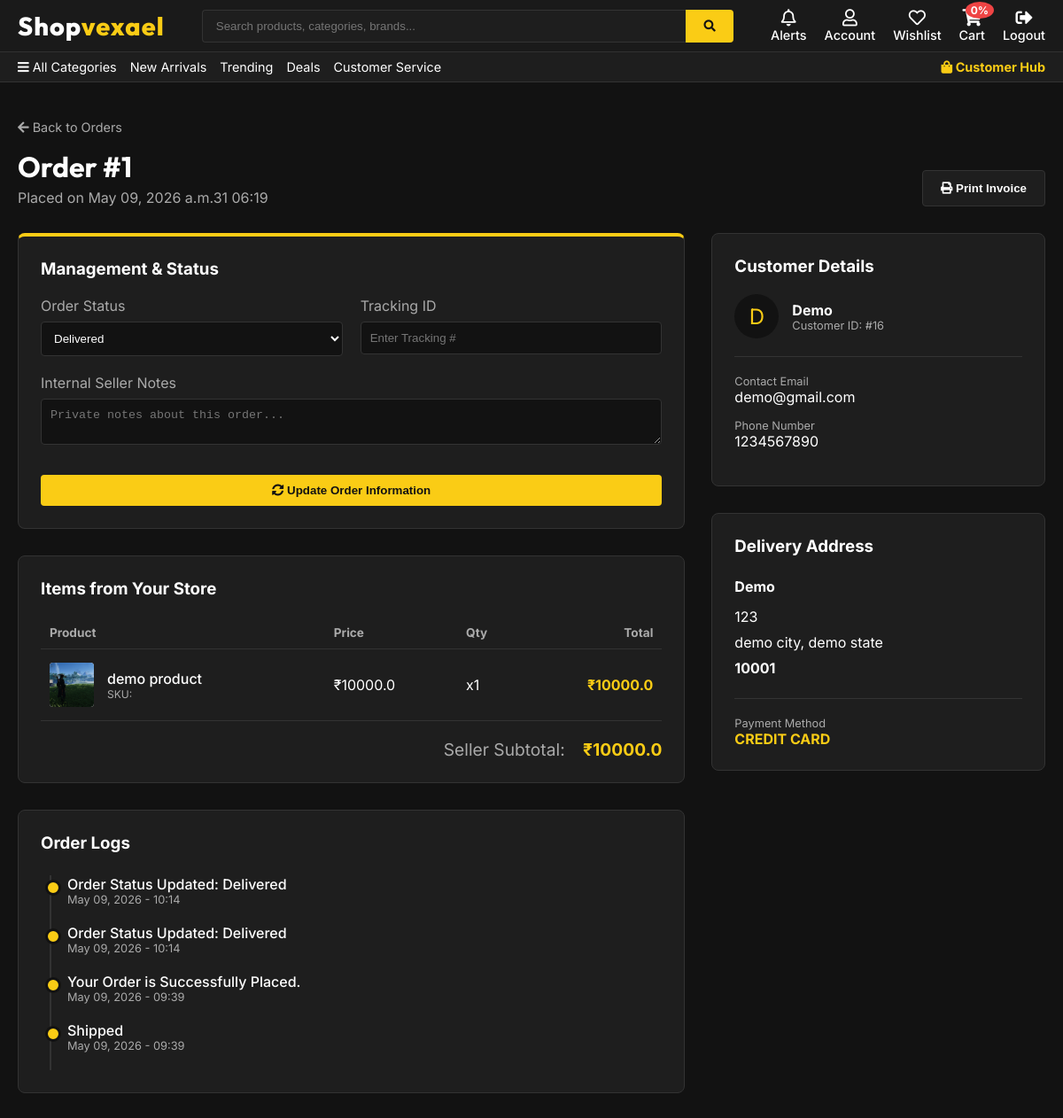
The app's page /seller_order_details/1/ (signed in) with its own data.
### shop/models.py (models this page shows, shortened)
class Order(models.Model):
    STATUS_CHOICES = (
        ('Pending', 'Pending'),
        ('Confirmed', 'Confirmed'),
        ('Packed', 'Packed'),
        ('Shipped', 'Shipped'),
        ('Out for Delivery', 'Out for Delivery'),
        ('Delivered', 'Delivered'),
        ('Cancelled', 'Cancelled'),
        ('Returned', 'Returned'),
        ('Refunded', 'Refunded'),
    )
    customer = models.ForeignKey(Customer, on_delete=models.SET_NULL, null=True)
    date_ordered = models.DateTimeField(default=now)
    complete = models.BooleanField(default=False)
    status = models.CharField(max_length=20, choices=STATUS_CHOICES, default='Pending')
    tracking_number = models.CharField(max_length=100, null=True, blank=True)
    seller_notes = models.TextField(null=True, blank=True)
    coupon_applied = models.ForeignKey(Coupon, on_delete=models.SET_NULL, null=True, blank=True)

class OrderItem(models.Model):
    product = models.ForeignKey(Product, on_delete=models.SET_NULL, null=True)
    variant = models.ForeignKey(ProductVariant, on_delete=models.SET_NULL, null=True, blank=True)
    order = models.ForeignKey(Order, on_delete=models.SET_NULL, null=True)
    quantity = models.IntegerField(default=0)
    date_added = models.DateTimeField(default=now)
    @property
    def get_total(self):
        base_price = self.product.final_price
        if self.variant:
            base_price += self.variant.additional_price
        return base_price * self.quantity

class Product(models.Model):
    name = models.CharField(max_length=255)
    seller = models.ForeignKey(Seller, on_delete=models.SET_NULL, null=True, blank=True)
    category = models.ForeignKey(Category, on_delete=models.SET_NULL, null=True, blank=True)
    subcategory = models.ForeignKey(SubCategory, on_delete=models.SET_NULL, null=True, blank=True)
    brand = models.ForeignKey(Brand, on_delete=models.SET_NULL, null=True, blank=True)
    price = models.FloatField()
    discount_price = models.FloatField(null=True, blank=True)
    offer_percentage = models.FloatField(default=0.0)
    short_description = models.TextField(null=True, blank=True)
    description = models.TextField(null=True, blank=True)
    image = models.ImageField(upload_to="products/", default="")
    stock = models.IntegerField(default=10)
    sku = models.CharField(max_length=100, unique=True, null=True, blank=True)
    barcode = models.CharField(max_length=100, null=True, blank=True)
    warranty_info = models.CharField(max_length=200, null=True, blank=True)
    delivery_time = models.CharField(max_length=100, null=True, blank=True)
    return_policy = models.CharField(max_length=200, null=True, blank=True)
    tags = models.CharField(max_length=500, null=True, blank=True)  # Comma separated
    weight = models.CharField(max_length=50, null=True, blank=True)
    dimensions = models.CharField(max_length=100, null=True, blank=True)
    country_of_origin = models.CharField(max_length=100, null=True, blank=True)
    views_count = models.IntegerField(default=0)
    date_added = models.DateTimeField(default=now)
    is_trending = models.BooleanField(default=False)
    is_featured = models.BooleanField(default=False)
    is_bestseller = models.BooleanField(default=False)
    is_deleted = models.BooleanField(default=False)
    @property
    def final_price(self):
        if self.discount_price:
            return self.discount_price
        return self.price

class UpdateOrder(models.Model):
    order_id = models.ForeignKey(Order, on_delete=models.CASCADE)
    desc = models.CharField(max_length=500)
    datetime = models.DateTimeField(default=now)

class Customer(models.Model):
    user = models.OneToOneField(User, on_delete=models.CASCADE)
    name = models.CharField(max_length=100)
    email = models.CharField(max_length=100)
    phone_number = models.CharField(max_length=15, null=True, blank=True)

class CheckoutDetail(models.Model):
    customer = models.ForeignKey(Customer, on_delete=models.SET_NULL, null=True)
    order = models.ForeignKey(Order, on_delete=models.SET_NULL, null=True)
    phone_number = models.CharField(max_length=15, blank=True, null=True)
    total_amount = models.CharField(max_length=10, blank=True, null=True)
    address = models.CharField(max_length=300)
    city = models.CharField(max_length=100)
    state = models.CharField(max_length=100)
    zipcode = models.CharField(max_length=100)
    payment = models.CharField(max_length=100, blank=True)
    date_added = models.DateTimeField(default=now)

### shop/views.py (the view)
# urls.py: path("seller_order_details/<int:order_id>/", views.seller_order_details, name="seller_order_details"),
@seller_required
def seller_order_details(request, order_id):
    seller = Seller.objects.get(user=request.user)
    order = get_object_or_404(Order, id=order_id)
    items = OrderItem.objects.filter(order=order, product__seller=seller)
    seller_total = sum([item.get_total for item in items])
    shipping = CheckoutDetail.objects.filter(order=order).first()
    tracking_history = UpdateOrder.objects.filter(order_id=order).order_by('-datetime')
    context = {
        'order': order, 'items': items, 'seller_total': seller_total,
        'shipping': shipping, 'tracking_history': tracking_history, 'seller': seller
    }
    return render(request, 'seller_order_details.html', context)

### shop/views.py (called while the page is built)
def seller_required(f):
    @wraps(f)
    def wrap(request, *args, **kwargs):
        if not request.user.is_authenticated:
            return redirect('/login/')
        if not Seller.objects.filter(user=request.user).exists():
            return redirect('/seller_signup/')
        return f(request, *args, **kwargs)
    return wrap

### shop/templates/seller_order_details.html (shortened to what this page needs)
{% extends 'base.html' %}
{% load static %}
{% block body %}
<div style="padding: 40px 20px; max-width: 1200px; margin: 0 auto;">
    <div style="margin-bottom: 30px;">
        <a href="/seller_orders/" style="color: var(--text-secondary); text-decoration: none; font-size: 0.9rem;"><i class="fas fa-arrow-left"></i> Back to Orders</a>
        <div style="display: flex; justify-content: space-between; align-items: flex-end; margin-top: 15px;">
            <div>
                <h1 style="margin: 0; font-family: 'Outfit', sans-serif;">Order #{{ order.id }}</h1>
                <p style="color: var(--text-secondary); margin: 5px 0 0;">Placed on {{ order.date_ordered|date:"M d, Y at H:i" }}</p>
            </div>
            <div style="display: flex; gap: 10px;">
                <button onclick="window.print()" class="btn-primary" style="width: auto; padding: 12px 20px; background: var(--bg-card); border: 1px solid var(--border-color); color: var(--text-primary);"><i class="fas fa-print"></i> Print Invoice</button>
            </div>
        </div>
    </div>
    <div style="display: grid; grid-template-columns: 2fr 1fr; gap: 30px;">
        <div>
            <div class="product-card" style="padding: 25px; margin-bottom: 30px; border-top: 4px solid var(--accent-gold);">
                <h3 style="margin-top: 0; margin-bottom: 20px;">Management & Status</h3>
                <div style="display: grid; grid-template-columns: 1fr 1fr; gap: 20px;">
                    <div class="form-group">
                        <label>Order Status</label>
                        <select id="order-status-select" class="form-control">
                            {% for code, label in order.STATUS_CHOICES %}
                            <option value="{{ code }}" {% if order.status == code %}selected{% endif %}>{{ label }}</option>
                            {% endfor %}
                        </select>
                    </div>
                    <div class="form-group">
                        <label>Tracking ID</label>
                        <input type="text" id="tracking-id-input" class="form-control" placeholder="Enter Tracking #" value="{{ order.tracking_number|default:'' }}">
                    </div>
                </div>
                <div class="form-group">
                    <label>Internal Seller Notes</label>
                    <textarea id="seller-notes-input" class="form-control" rows="2" placeholder="Private notes about this order...">{{ order.seller_notes|default:'' }}</textarea>
                </div>
                <button id="update-order-btn" class="btn-primary" style="margin-top: 10px;"><i class="fas fa-sync-alt"></i> Update Order Information</button>
            </div>
            <div class="product-card" style="padding: 25px; margin-bottom: 30px;">
                <h3 style="margin-top: 0; margin-bottom: 20px;">Items from Your Store</h3>
                <table style="width: 100%; border-collapse: collapse;">
                    <thead>
                        <tr style="text-align: left; border-bottom: 1px solid var(--border-color); color: var(--text-secondary); font-size: 0.85rem;">
                            <th style="padding: 10px;">Product</th>
                            <th style="padding: 10px;">Price</th>
                            <th style="padding: 10px;">Qty</th>
                            <th style="padding: 10px; text-align: right;">Total</th>
                        </tr>
                    </thead>
                    <tbody>
                        {% for item in items %}
                        <tr style="border-bottom: 1px solid var(--border-color);">
                            <td style="padding: 15px 10px;">
                                <div style="display: flex; align-items: center; gap: 15px;">
                                    <img src="{{ item.product.image.url }}" style="width: 50px; height: 50px; object-fit: cover; border-radius: 4px; background: white;">
                                    <div>
                                        <div style="font-weight: 500;">{{ item.product.name }}</div>
                                        <div style="font-size: 0.75rem; color: var(--text-secondary);">SKU: {{ item.product.sku }}</div>
                                    </div>
                                </div>
                            </td>
                            <td style="padding: 15px 10px;">₹{{ item.product.final_price }}</td>
                            <td style="padding: 15px 10px;">x{{ item.quantity }}</td>
                            <td style="padding: 15px 10px; text-align: right; font-weight: bold; color: var(--accent-gold);">₹{{ item.get_total }}</td>
                        </tr>
                        {% endfor %}
                    </tbody>
                </table>
                <div style="text-align: right; margin-top: 20px; font-size: 1.2rem;">
                    <span style="color: var(--text-secondary);">Seller Subtotal:</span>
                    <span style="font-weight: bold; color: var(--accent-gold); margin-left: 15px;">₹{{ seller_total }}</span>
                </div>
            </div>
            <div class="product-card" style="padding: 25px;">
                <h3 style="margin-top: 0; margin-bottom: 25px;">Order Logs</h3>
                <div style="position: relative; padding-left: 30px;">
                    <div style="position: absolute; left: 10px; top: 0; bottom: 0; width: 2px; background: var(--border-color);"></div>
                    {% for update in tracking_history %}
                    <div style="position: relative; margin-bottom: 20px;" class="animate-fade">
                        <div style="position: absolute; left: -25px; top: 5px; width: 12px; height: 12px; background: var(--accent-gold); border-radius: 50%; border: 3px solid var(--bg-dark);"></div>
                        <div style="font-weight: 500;">{{ update.desc }}</div>
                        <div style="font-size: 0.8rem; color: var(--text-secondary);">{{ update.datetime|date:"M d, Y - H:i" }}</div>
                    </div>
                    {% endfor %}
                </div>
            </div>
        </div>
        <div>
            <div class="product-card" style="padding: 25px; margin-bottom: 30px;">
                <h3 style="margin-top: 0; margin-bottom: 20px;">Customer Details</h3>
                <div style="display: flex; align-items: center; gap: 15px; margin-bottom: 20px; padding-bottom: 20px; border-bottom: 1px solid var(--border-color);">
                    <div style="width: 50px; height: 50px; background: var(--bg-dark); border-radius: 50%; display: flex; align-items: center; justify-content: center; font-size: 1.5rem; color: var(--accent-gold);">
                        {{ order.customer.name|slice:":1"|upper }}
                    </div>
                    <div>
                        <div style="font-weight: bold;">{{ order.customer.name }}</div>
                        <div style="font-size: 0.8rem; color: var(--text-secondary);">Customer ID: #{{ order.customer.id }}</div>
                    </div>
                </div>
                <div style="margin-bottom: 15px;">
                    <div style="color: var(--text-secondary); font-size: 0.8rem;">Contact Email</div>
                    <div style="word-break: break-all;">{{ order.customer.email }}</div>
                </div>
                <div style="margin-bottom: 15px;">
                    <div style="color: var(--text-secondary); font-size: 0.8rem;">Phone Number</div>
                    <div>{{ order.customer.phone_number|default:"Not Provided" }}</div>
                </div>
            </div>
            <div class="product-card" style="padding: 25px;">
                <h3 style="margin-top: 0; margin-bottom: 20px;">Delivery Address</h3>
                {% if shipping %}
                <div style="line-height: 1.8;">
                    <div style="font-weight: bold; margin-bottom: 5px;">{{ order.customer.name }}</div>
                    {{ shipping.address }}<br>
                    {{ shipping.city }}, {{ shipping.state }}<br>
                    <span style="font-weight: bold;">{{ shipping.zipcode }}</span>
                </div>
                <div style="margin-top: 20px; padding-top: 20px; border-top: 1px solid var(--border-color);">
                    <div style="color: var(--text-secondary); font-size: 0.8rem;">Payment Method</div>
                    <div style="font-weight: bold; color: var(--accent-gold);">{{ shipping.payment|upper }}</div>
                </div>
                {% else %}
                <div style="color: var(--text-secondary); text-align: center; padding: 20px;">
                    <i class="fas fa-info-circle" style="font-size: 2rem; margin-bottom: 10px; display: block;"></i>
                    Digital Order / Store Pickup
                </div>
                {% endif %}
            </div>
        </div>
    </div>
</div>
{% endblock %}

### static/css/style.css (style rules this page uses)
:root { --bg-dark: #121212; --bg-card: #1e1e1e; --bg-card-hover: #2a2a2a; --text-primary: #ffffff; --text-secondary: #aaaaaa; --accent-gold: #facc15; --accent-gold-hover: #eab308; --accent-red: #ef4444; --border-color: #333333; --glass-bg: rgba(30, 30, 30, 0.7); --glass-border: rgba(255, 255, 255, 0.1); }
body { background-color: var(--bg-dark); color: var(--text-primary); font-family: 'Inter', 'Segoe UI', Tahoma, Geneva, Verdana, sans-serif; margin: 0; padding: 0; }
.product-card { background-color: var(--bg-card); border-radius: 8px; border: 1px solid var(--border-color); overflow: hidden; transition: transform 0.2s, box-shadow 0.2s; display: flex; flex-direction: column; }
.btn-primary { background-color: var(--accent-gold); color: var(--bg-dark); border: none; padding: 10px; border-radius: 4px; font-weight: bold; cursor: pointer; width: 100%; margin-top: auto; transition: background-color 0.2s; }
.form-group { margin-bottom: 20px; }
.form-group label { display: block; margin-bottom: 8px; color: var(--text-secondary); }
.form-control { width: 100%; padding: 10px; background-color: var(--bg-dark); border: 1px solid var(--border-color); color: var(--text-primary); border-radius: 4px; box-sizing: border-box; }
.animate-fade { animation: fadeIn 0.4s ease forwards; }
.product-card { animation: fadeIn 0.4s ease forwards; }

### shop/templates/seller_order_details.html (style rules this page uses)
nav, .sub-nav, #update-order-btn, .form-group, #chart-days, .btn-primary, i { display: none !important; }
.product-card { border: 1px solid #ccc !important; box-shadow: none !important; color: black !important; background: white !important; }
body { background: white !important; color: black !important; }

### records on screen
Order: id "1", date_ordered "May 09, 2026 a.m.31 06:19", status "Delivered", customer.name "D", customer.name "Demo", customer.id "16", customer.email "demo@gmail.com", customer.phone_number "1234567890"
OrderItem: product.image (picture), product.name "demo product", product.final_price "10000.0", quantity "1", get_total "10000.0"
UpdateOrder: desc "Order Status Updated: Delivered", datetime "May 09, 2026 - 10:14"
UpdateOrder: desc "Order Status Updated: Delivered", datetime "May 09, 2026 - 10:14"
UpdateOrder: desc "Your Order is Successfully Placed.", datetime "May 09, 2026 - 09:39"
UpdateOrder: desc "Shipped", datetime "May 09, 2026 - 09:39"
CheckoutDetail: address "123", city "demo city", state "demo state", zipcode "10001", payment "CREDIT CARD"

### other values on screen
{{ seller_total }} "10000.0"
